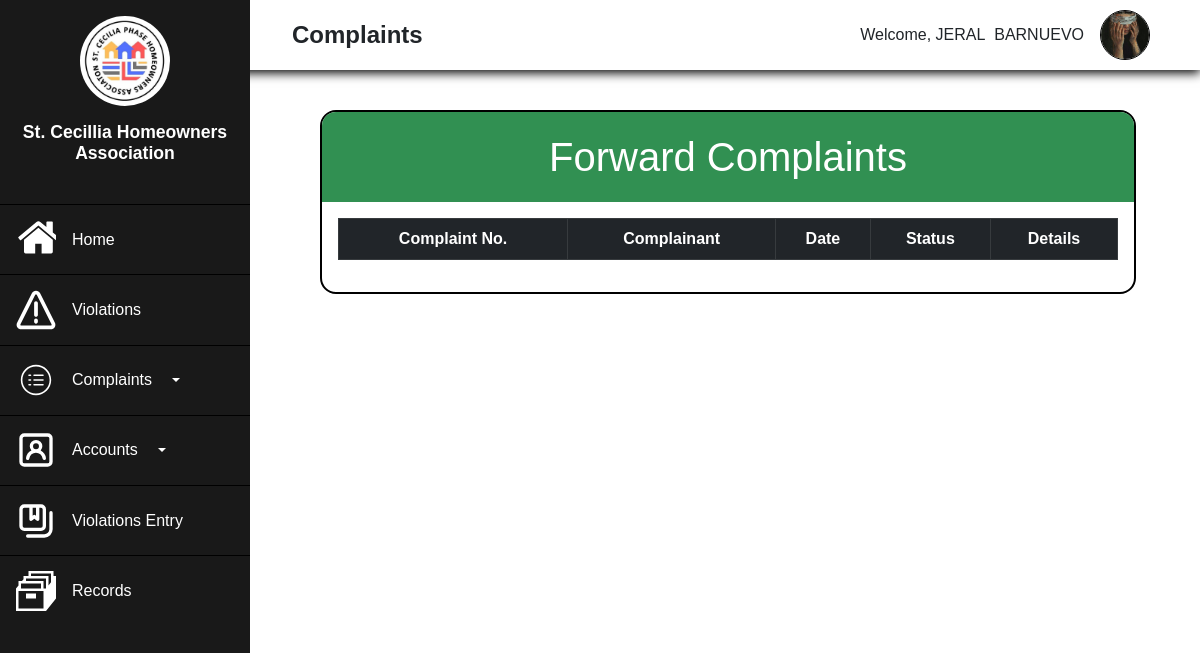
/Admin/Forward-Complaint.php (signed in), run on an earlier commit of the app's database.
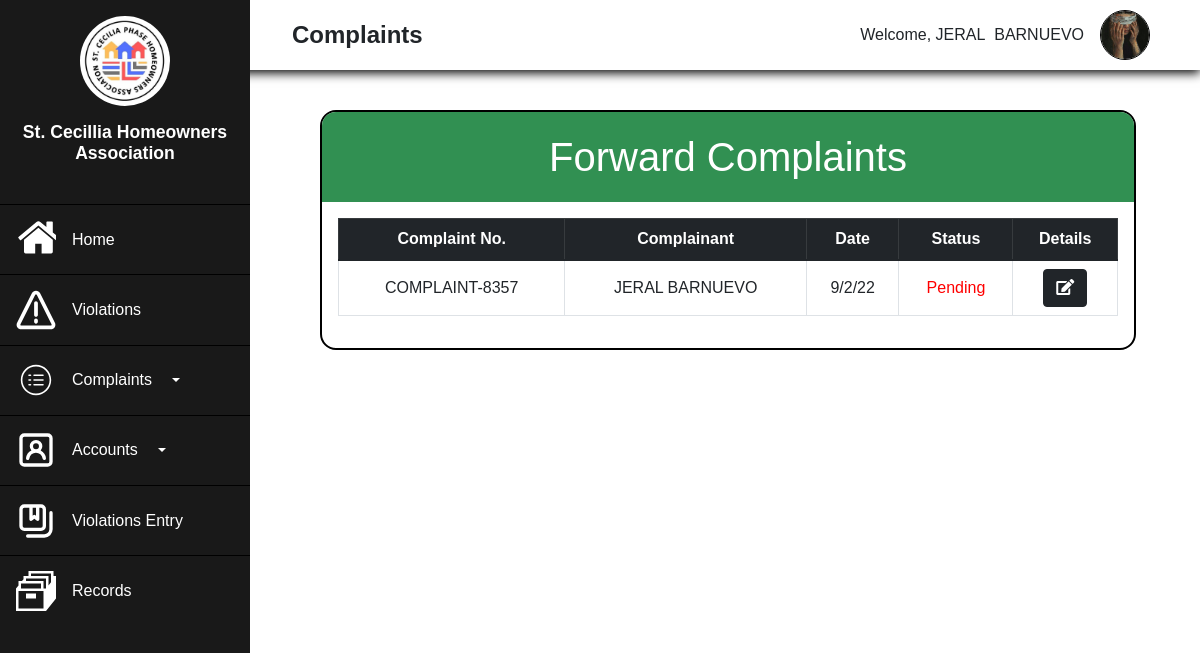
And on a later commit of the database.
### tables this page shows
CREATE TABLE `complaint` (
  `Complaint_ID` int(11) NOT NULL,
  `homeownersID` int(11) DEFAULT NULL,
  `adminID` int(11) DEFAULT NULL,
  `Complaint_No` varchar(255) NOT NULL,
  `Complainant_Name` varchar(255) NOT NULL,
  `Complaint_Details` text NOT NULL,
  `Address` varchar(255) NOT NULL,
  `ContactNo` varchar(255) NOT NULL,
  `Attachment` varchar(255) NOT NULL,
  `Date` date NOT NULL DEFAULT current_timestamp(),
  `Status` varchar(255) NOT NULL,
  `Remarks` text NOT NULL,
  `forward_status` text NOT NULL
);

### Admin/Forward-Complaint.php (the view, shortened to what the changed rows need)
<?php
    require('../connection.php');
?>
<!DOCTYPE html>
<html lang="en">
<head>
    <link rel="stylesheet" href="https://use.fontawesome.com/releases/v5.15.4/css/all.css">
    <link rel="stylesheet" href="realtime.css">
    <link href="https://cdn.jsdelivr.net/npm/bootstrap@5.1.3/dist/css/bootstrap.min.css" rel="stylesheet">
    <link rel="stylesheet" href="Admin-Complaint.css">
    <link rel="stylesheet" type="text/css" href="https://cdnjs.cloudflare.com/ajax/libs/twitter-bootstrap/5.1.3/css/bootstrap.min.css"/>
    <link rel="stylesheet" type="text/css" href="https://cdn.datatables.net/v/bs5/jszip-2.5.0/dt-1.12.1/b-2.2.3/b-colvis-2.2.3/b-html5-2.2.3/b-print-2.2.3/datatables.min.css"/>
</head>
<body>
    <div class="main">
    <div class="side">
        <div class="logo">
            <h2>St. Cecillia Homeowners Association</h2>
        </div>
    </div>
    <div class="body">
        <div class="container1">
            <div class="title"><h1>Forward Complaints</h1></div>
            <div class="table-complaint">
            <table class="table table-bordered table-hover table-responsive" id="Mytable" style="padding:0;">
                <thead class="table-dark head">
                    <tr class="height">
                    <th class="text-center">Complaint No.</th>
                    <th class="text-center">Complainant</th>
                    <th class="text-center">Date</th>
                    <th class="text-center">Status</th>
                    <th class="text-center">Details</th>
                    </tr>
                </thead>
                <tbody>
                <?php
        if(!empty($_SESSION['Admin_ID'])){
        $query=mysqli_query($conn,"SELECT complaint.Complaint_ID, complaint.Complaint_No, complaint.Complainant_Name, complaint.Complaint_Details,complaint.Address,
        complaint.ContactNo, complaint.Address, complaint.Date, complaint.Status, complaint.forward_status, homeowners.First_Name,homeowners.Last_Name FROM complaint INNER JOIN homeowners
        ON complaint.homeownersID=homeowners.Homeowners_ID WHERE (complaint.Status='Pending' or complaint.Status='In Process') and complaint.forward_status='a'");
        while($row1=mysqli_fetch_assoc($query)){
        ?>
                    <tr class="height">
                    <td data-bs-toggle="modal" data-bs-target="#viewdetails<?php echo $row1['Complaint_ID'] ?>"style="cursor:pointer"><?php echo $row1['Complaint_No'] ?></td>
                    <td data-bs-toggle="modal" data-bs-target="#viewdetails<?php echo $row1['Complaint_ID'] ?>"style="cursor:pointer"><?php echo $row1['Complainant_Name'] ?></td>
                    <td data-bs-toggle="modal" data-bs-target="#viewdetails<?php echo $row1['Complaint_ID'] ?>"style=" cursor:pointer">9/2/22</td>
                    <td data-bs-toggle="modal" data-bs-target="#viewdetails<?php echo $row1['Complaint_ID'] ?> "style="color:red; cursor:pointer">Pending</td>
                    <td><button class="btn btn-dark" data-bs-toggle="modal" data-bs-target="#action<?php echo $row1['Complaint_ID'] ?>"><i class="fas fa-edit"></i></button></td>
                    </tr>
                </tbody>
                <?php
                    }
                }
                ?>
            </table>
            </div>
        </div>
    </div>
</div>
</body>
</html>

What changed in the data, as far as the page shows it:
added complaint: Complaint_No "COMPLAINT-8357", Complainant_Name "JERAL BARNUEVO"
